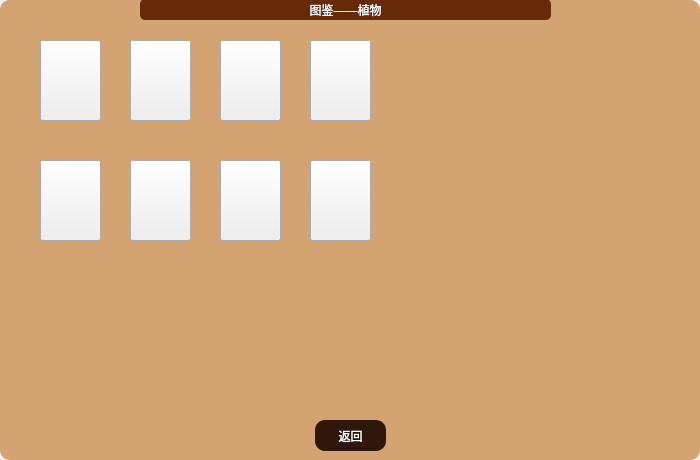
<?xml version="1.0" encoding="UTF-8"?>
<ui version="4.0">
 <class>introduceplant</class>
 <widget class="QWidget" name="introduceplant">
  <property name="geometry">
   <rect>
    <x>0</x>
    <y>0</y>
    <width>700</width>
    <height>460</height>
   </rect>
  </property>
  <property name="windowTitle">
   <string>Form</string>
  </property>
  <widget class="QWidget" name="widget" native="true">
   <property name="geometry">
    <rect>
     <x>0</x>
     <y>0</y>
     <width>700</width>
     <height>460</height>
    </rect>
   </property>
   <property name="styleSheet">
    <string notr="true">QWidget#widget{
	background-color: rgb(211, 164, 114);
	border-radius:10px;
}</string>
   </property>
   <widget class="QPushButton" name="sunFlower">
    <property name="geometry">
     <rect>
      <x>40</x>
      <y>40</y>
      <width>61</width>
      <height>81</height>
     </rect>
    </property>
    <property name="styleSheet">
     <string notr="true">QPushButton#sunFlower{
	border-image: url(:/Picture/Plant_introduce/card_sunflower.png);
	
}</string>
    </property>
   </widget>
   <widget class="QPushButton" name="Exit">
    <property name="geometry">
     <rect>
      <x>315</x>
      <y>420</y>
      <width>71</width>
      <height>31</height>
     </rect>
    </property>
    <property name="styleSheet">
     <string notr="true">QPushButton#Exit{
	font: 700 14pt &quot;Microsoft YaHei UI&quot;;
	border:none;
	border-radius: 10px;
	background-color: rgb(48, 23, 12);
	color: rgb(255, 255, 255);
}	
</string>
    </property>
    <property name="text">
     <string>返回</string>
    </property>
   </widget>
   <widget class="QWidget" name="introducepanel" native="true">
    <property name="geometry">
     <rect>
      <x>430</x>
      <y>30</y>
      <width>261</width>
      <height>381</height>
     </rect>
    </property>
    <property name="styleSheet">
     <string notr="true">QWidget#introducepanel{
	border-image: url(:/Picture/Plant_introduce/introducepanel.png);
 	background-repeat: no-repeat;
    background-position: center;
    background-size: contain; 
}</string>
    </property>
    <widget class="QWidget" name="grass" native="true">
     <property name="geometry">
      <rect>
       <x>50</x>
       <y>17</y>
       <width>161</width>
       <height>117</height>
      </rect>
     </property>
     <property name="styleSheet">
      <string notr="true">QWidget#grass{
	border-image:url(:/Picture/Plant_introduce/grass.png);
	border-radius:7px;
}</string>
     </property>
    </widget>
    <widget class="QLabel" name="info">
     <property name="geometry">
      <rect>
       <x>25</x>
       <y>180</y>
       <width>211</width>
       <height>181</height>
      </rect>
     </property>
     <property name="text">
      <string/>
     </property>
    </widget>
    <widget class="QLabel" name="name">
     <property name="geometry">
      <rect>
       <x>69</x>
       <y>145</y>
       <width>121</width>
       <height>25</height>
      </rect>
     </property>
     <property name="styleSheet">
      <string notr="true">QLabel#name{
	font: 700 bold 20pt;
	color: rgb(223, 174, 122);
}</string>
     </property>
     <property name="text">
      <string/>
     </property>
     <property name="alignment">
      <set>Qt::AlignmentFlag::AlignCenter</set>
     </property>
    </widget>
   </widget>
   <widget class="QLabel" name="label">
    <property name="geometry">
     <rect>
      <x>140</x>
      <y>-1</y>
      <width>411</width>
      <height>21</height>
     </rect>
    </property>
    <property name="styleSheet">
     <string notr="true">QLabel#label{
	background-color: rgb(102, 43, 6);
	font: 700 14pt &quot;Microsoft YaHei UI&quot;;
	border-radius:5px;
	color: rgb(255, 255, 255);
}</string>
    </property>
    <property name="text">
     <string>图鉴——植物</string>
    </property>
    <property name="alignment">
     <set>Qt::AlignmentFlag::AlignCenter</set>
    </property>
   </widget>
   <widget class="QPushButton" name="wallnut">
    <property name="geometry">
     <rect>
      <x>130</x>
      <y>40</y>
      <width>61</width>
      <height>81</height>
     </rect>
    </property>
    <property name="styleSheet">
     <string notr="true">QPushButton#wallnut{
	border-image: url(:/Picture/Plant_introduce/card_wallnut.png);
	
}</string>
    </property>
   </widget>
   <widget class="QPushButton" name="peashooter">
    <property name="geometry">
     <rect>
      <x>220</x>
      <y>40</y>
      <width>61</width>
      <height>81</height>
     </rect>
    </property>
    <property name="styleSheet">
     <string notr="true">QPushButton#peashooter{
	border-image: url(:/Picture/Plant_introduce/card_peashooter.png);
	
}</string>
    </property>
   </widget>
   <widget class="QPushButton" name="potatomine">
    <property name="geometry">
     <rect>
      <x>310</x>
      <y>40</y>
      <width>61</width>
      <height>81</height>
     </rect>
    </property>
    <property name="styleSheet">
     <string notr="true">QPushButton#potatomine{
	border-image: url(:/Picture/Plant_introduce/card_potatomine.png);
	
}</string>
    </property>
   </widget>
   <widget class="QPushButton" name="repeaterpea">
    <property name="geometry">
     <rect>
      <x>40</x>
      <y>160</y>
      <width>61</width>
      <height>81</height>
     </rect>
    </property>
    <property name="styleSheet">
     <string notr="true">QPushButton#repeaterpea{
	border-image: url(:/Picture/Plant_introduce/card_repeaterpea.png);
	
}</string>
    </property>
   </widget>
   <widget class="QPushButton" name="snowpea">
    <property name="geometry">
     <rect>
      <x>130</x>
      <y>160</y>
      <width>61</width>
      <height>81</height>
     </rect>
    </property>
    <property name="styleSheet">
     <string notr="true">QPushButton#snowpea{
	border-image:url(:/Picture/Plant_introduce/card_snowpea.png);
	
}</string>
    </property>
   </widget>
   <widget class="QPushButton" name="cherrybomb">
    <property name="geometry">
     <rect>
      <x>220</x>
      <y>160</y>
      <width>61</width>
      <height>81</height>
     </rect>
    </property>
    <property name="styleSheet">
     <string notr="true">QPushButton#cherrybomb{
	border-image: url(:/Picture/Plant_introduce/card_cherrybomb.png);
	
}</string>
    </property>
   </widget>
   <widget class="QPushButton" name="lilypad">
    <property name="geometry">
     <rect>
      <x>310</x>
      <y>160</y>
      <width>61</width>
      <height>81</height>
     </rect>
    </property>
    <property name="styleSheet">
     <string notr="true">QPushButton#lilypad{
	border-image:url(:/Picture/Plant_introduce/card_lilypad.png);
	
}</string>
    </property>
   </widget>
  </widget>
 </widget>
 <resources/>
 <connections/>
</ui>
